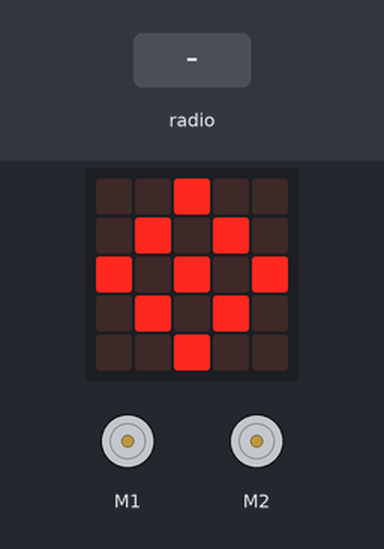
Recording of a program running on a simulated BBC micro:bit (MakeCode). Shown: the board's 5×5 LED display, 2 × DC motor (green arrow = forward, orange = backward, longer = faster). Inputs (shaded band) come from the test bench.

Above: at 1.2 s.
1.3 s: radio message "2" arrives
At 2.4 s:
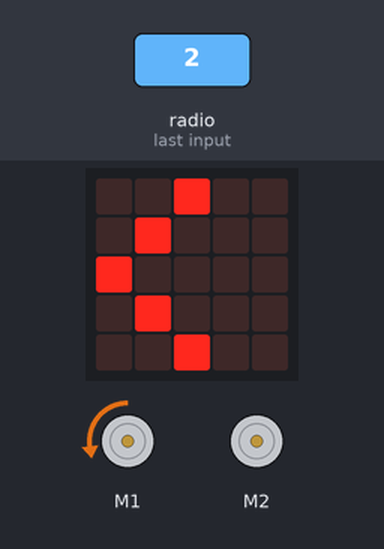
3.5 s: radio message "-1" arrives
At 4.2 s:
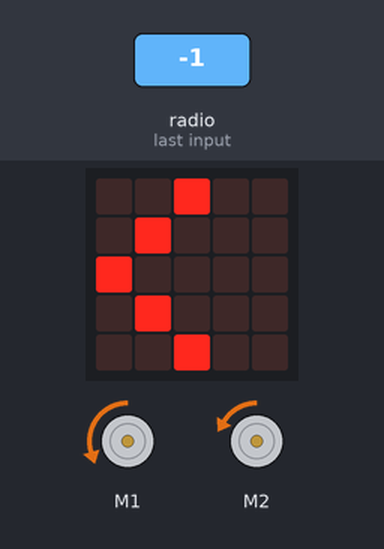
5.2 s: radio message "-1" arrives
At 6.0 s:
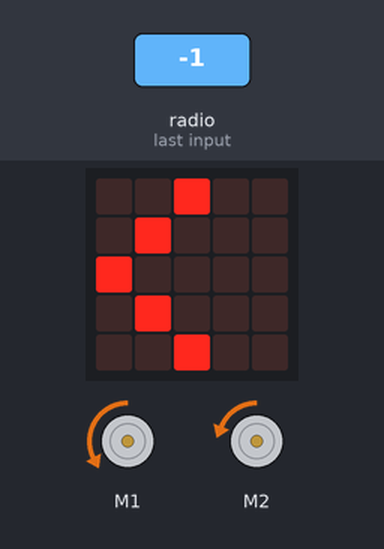
6.8 s: radio message "-2" arrives
At 7.4 s:
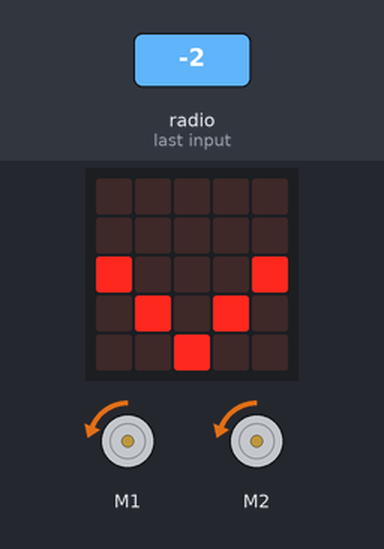
8.5 s: radio message "-2" arrives
At 10.0 s:
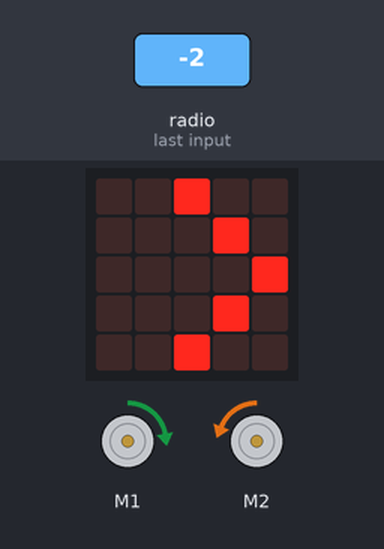
10.6 s: radio message "1" arrives
At 11.8 s:
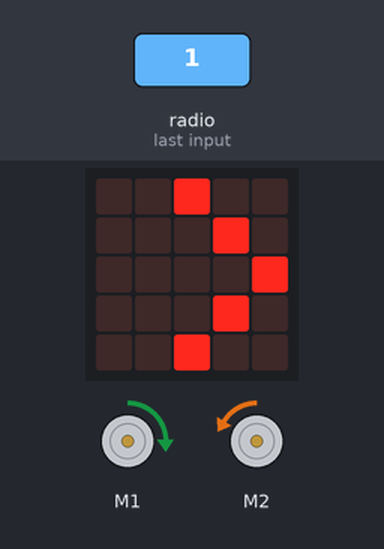
Timing chart, 0 to 13.3 s (numbered marks = the images above; inputs shaded):
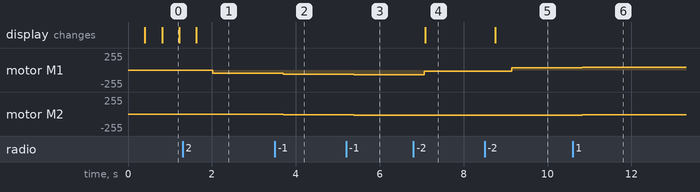

The program:

main.ts
```typescript
radio.onReceivedNumber(function (receivedNumber) {
    if (receivedNumber == 1) {
        R1 += 1 * SENSIBILIDAD
        R2 += 1 * SENSIBILIDAD
    }
    if (receivedNumber == -1) {
        R1 += -1 * SENSIBILIDAD
        R2 += -1 * SENSIBILIDAD
    }
    if (receivedNumber == 0) {
        R2 += 0
        R2 += 0
    }
    if (receivedNumber == 2) {
        R1 += -5 * SENSIBILIDAD
    }
    if (receivedNumber == -2) {
        R1 += 5 * SENSIBILIDAD
    }
})
let SENSIBILIDAD = 0
radio.setGroup(1)
let R1 = 0
let R2 = 0
SENSIBILIDAD = 40
basic.forever(function () {
    if (R1 == R2) {
        if (R1 == 0) {
            basic.showLeds(`
                . . # . .
                . # . # .
                # . # . #
                . # . # .
                . . # . .
                `)
        }
        if (R1 > 0) {
            basic.showLeds(`
                . . # . .
                . # . # .
                # . . . #
                . . . . .
                . . . . .
                `)
        } else {
            basic.showLeds(`
                . . . . .
                . . . . .
                # . . . #
                . # . # .
                . . # . .
                `)
        }
    }
    if (R1 < R2) {
        basic.showLeds(`
            . . # . .
            . # . . .
            # . . . .
            . # . . .
            . . # . .
            `)
    }
    if (R1 > R2) {
        basic.showLeds(`
            . . # . .
            . . . # .
            . . . . #
            . . . # .
            . . # . .
            `)
    }
    cuteBot.motors(R1 / 10, R2 / 10)
})
```

test.ts
```typescript
// aquí va el archivo "tests"; esto no se compilará cuando este paquete se utilice como una extensión.
```

Measured:
- after the input at 1.3 s, motor M1: stopped → backward 51/255 after 0.72 s; the display: changes after 0.32 s (image 1)
- after the input at 3.5 s, motor M1: backward 51/255 → backward 61/255 after 0.20 s; motor M2: stopped → backward 10/255 after 0.20 s
- after the input at 5.2 s, motor M1: backward 61/255 → backward 71/255 after 0.18 s; motor M2: backward 10/255 → backward 20/255 after 0.18 s
- after the input at 6.8 s, motor M1: backward 71/255 → backward 20/255 after 0.27 s; the display: changes after 0.29 s (image 4)
- after the input at 8.5 s, motor M1: backward 20/255 → forward 31/255 after 0.65 s; the display: changes after 0.25 s (image 5)
- after the input at 10.6 s, motor M1: forward 31/255 → forward 41/255 after 0.23 s; motor M2: backward 20/255 → backward 10/255 after 0.23 s
- what the display in image 0 shows lasts 0.4 s, from 0.8 s to 1.2 s
